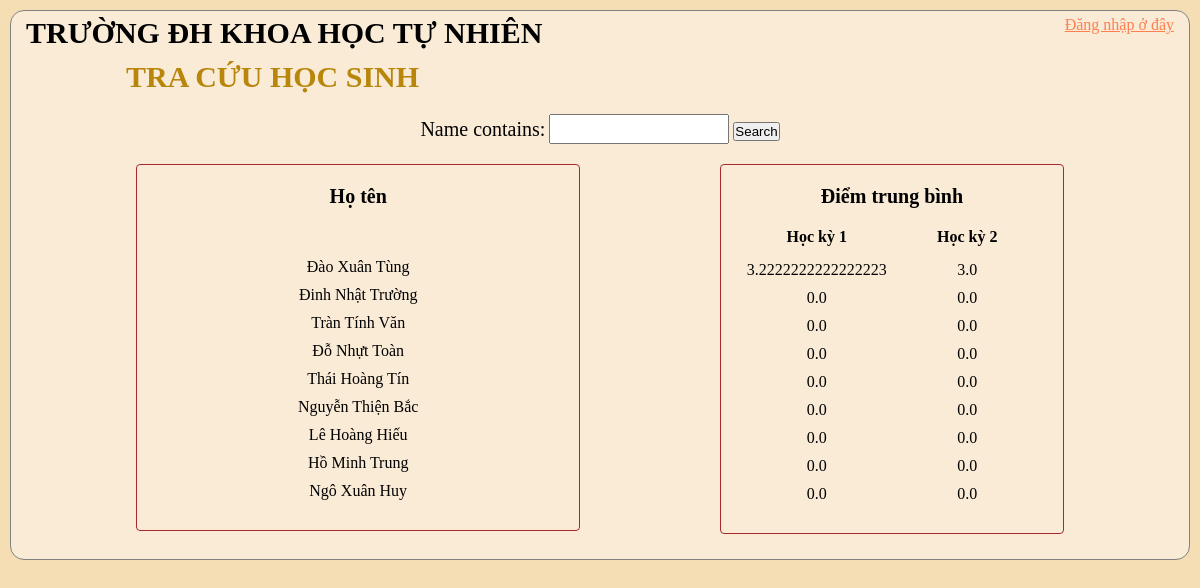
Before: /searchStudent/ with the older database file.
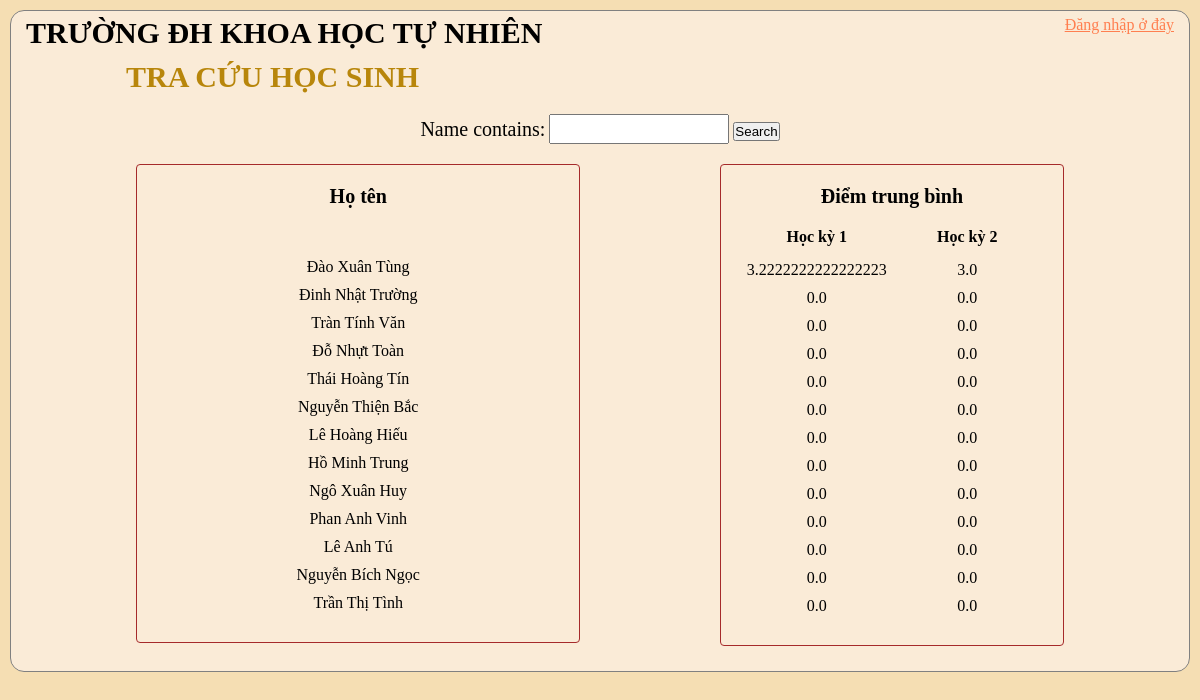
After: the same page with the newer database file.
### Student/models.py (models this page shows, shortened)
class Student(models.Model):
	user = models.OneToOneField(User, null=True, blank=True, on_delete=models.CASCADE,related_name='Student')
	name = models.CharField(max_length = 200, null = True)
	GIOITINH = (
		('Nam','Nam'),
		('Nữ','Nữ'),
		)
	sex = models.CharField(max_length = 200, null = True, choices = GIOITINH)
	birthday = models.DateField(null = True)
	email = models.CharField(max_length = 200, null = True)
	house_location = models.CharField(max_length = 200, null = True)
	classes = models.ForeignKey(Classes, null = True, on_delete = models.CASCADE)

### Student/views.py (the view)
# urls.py: path('searchStudent/',views.searchStudent, name = 'searchStudent'),
def searchStudent(request):
	students = Student.objects.all()
	avgScores1 = []
	avgScores2 = []
	myFilter = StudentFilter(request.GET, queryset=students)
	students = myFilter.qs
	for i in students:
		temp = i.score_set.all()
		for j in temp:
			if j.semester == 'học kỳ 1':
				avgScores1.append(AvgScore(j))
			else:
				avgScores2.append(AvgScore(j))
	context = {'students':students,'avgScores1':avgScores1,'avgScores2':avgScores2,'myFilter':myFilter}
	return render(request, 'Student/searchStudent.html',context)

### Student/models.py (called while the page is built)
def AvgScore(Score):
	return (float(Score.Toan) + float(Score.Ly) + float(Score.Hoa)
	 + float(Score.Sinh) + float(Score.Su) + float(Score.Dia)
	 + float(Score.Van) + float(Score.Daoduc) + float(Score.TheDuc))/9

### Student/templates/Student/searchStudent.html (shortened to what this page needs)
    {% load static %}
<!DOCTYPE html>
<html lang="en">
<head>
    <link rel="stylesheet" type="text/css" href="{% static '/css/main.css' %}">
</head>
<body>
    <div class="main-container">
        <div class="navigation-top">
            <div id="KHTN">
                <h1>TRƯỜNG ĐH KHOA HỌC TỰ NHIÊN</h1>
            </div>
            <div class="choice">
                <p><a href="{% url 'login' %}">Đăng nhập ở đây</a></p>
            </div>
        </div>
        <h2>TRA CỨU HỌC SINH</h2>
            <div class="content">
                <div class="search">
                    <div>
                        <form method="get">
                            {{myFilter.form}}
                            <button class="btn btn-primary" type="submit">Search</button>
                        </form>
                    </div>
                </div>
            </div>
            <div class="content">
                <div class="info-name">
                    <h4>Họ tên</h4>
                    {% for i in students %}
                    <p>{{i.name}}</p>
                    {% endfor %}
                </div>
                <div class="score-name">
                    <h4>Điểm trung bình</h4>
                    <div class="content">
                        <div class="hk-tb">
                            <p>Học kỳ 1</p>
                            <ul>
                                {% for i in avgScores1 %}
                                <li>{{i}}</li>
                                {% endfor %}
                            </ul>
                        </div>
                        <div class="hk-tb">
                            <p>Học kỳ 2</p>
                            <ul>
                                {% for i in avgScores2 %}
                                <li>{{i}}</li>
                                {% endfor %}
                            </ul>
                        </div>
                    </div>
                </div>
            </div>
    </div>
</body>

### static/css/main.css (style rules this page uses)
* { padding: 0; margin: 0; box-sizing: border-box; }
body { background-color: wheat; }
.main-container { border: 1px solid gray; padding: 5px; margin: 10px; border-radius: 14px; background-color: antiquewhite; height: 100%; }
.navigation-top { display: flex; justify-content: space-between; }
#KHTN h1 { font-size: 30px; margin-left: 10px; }
.choice { display: inline-block; }
.choice p { display: inline; padding: 10px; }
.search input { block-size: 30px; width: 180px; font-size: 20px; }
.search label { font-weight: normal; font-size: 20px; }
.choice a { color: coral; }
h2 { color: darkgoldenrod; padding-inline-start: 10px; margin-top: 10px; font-size: 30px; margin-left: 100px; }
.content { display: flex; justify-content: space-evenly; height: 100%; }
.search { display: flex; justify-content:space-evenly; margin-top: 20px; }
h4 { text-align: center; padding-bottom: 20px; font-size: 15px; }
.info-name h4 { text-align: center; padding-bottom: 50px; font-size: 20px; }
.score-name h4 { text-align: center; padding-bottom: 20px; font-size: 20px; }
.hk-tb { flex: 0.5; }
.hk-tb p { text-align: center; font-weight: bold; padding-bottom: 15px; }
.info-name p { text-align: center; font-size: 16px; padding-bottom: 10px; }
.info-name { flex: 0.4; border: 1px solid brown; border-radius: 4px; height: 100%; padding: 20px; margin: 20px; }
.score-name { flex: 0.3; border: 1px solid brown; border-radius: 4px; height: 100%; padding: 20px; margin: 20px; }
.mon-hoc li, .hk1 li, .hk2 li, .hk-tb li { text-align: center; list-style-type: none; padding-bottom: 10px; }

Changed rows visible on the page:
added Student: name "Phan Anh Vinh"
added Student: name "Lê Anh Tú"
added Student: name "Nguyễn Bích Ngọc"
added Student: name "Trần Thị Tình"
Other visible differences:
new list line: "0.0"
